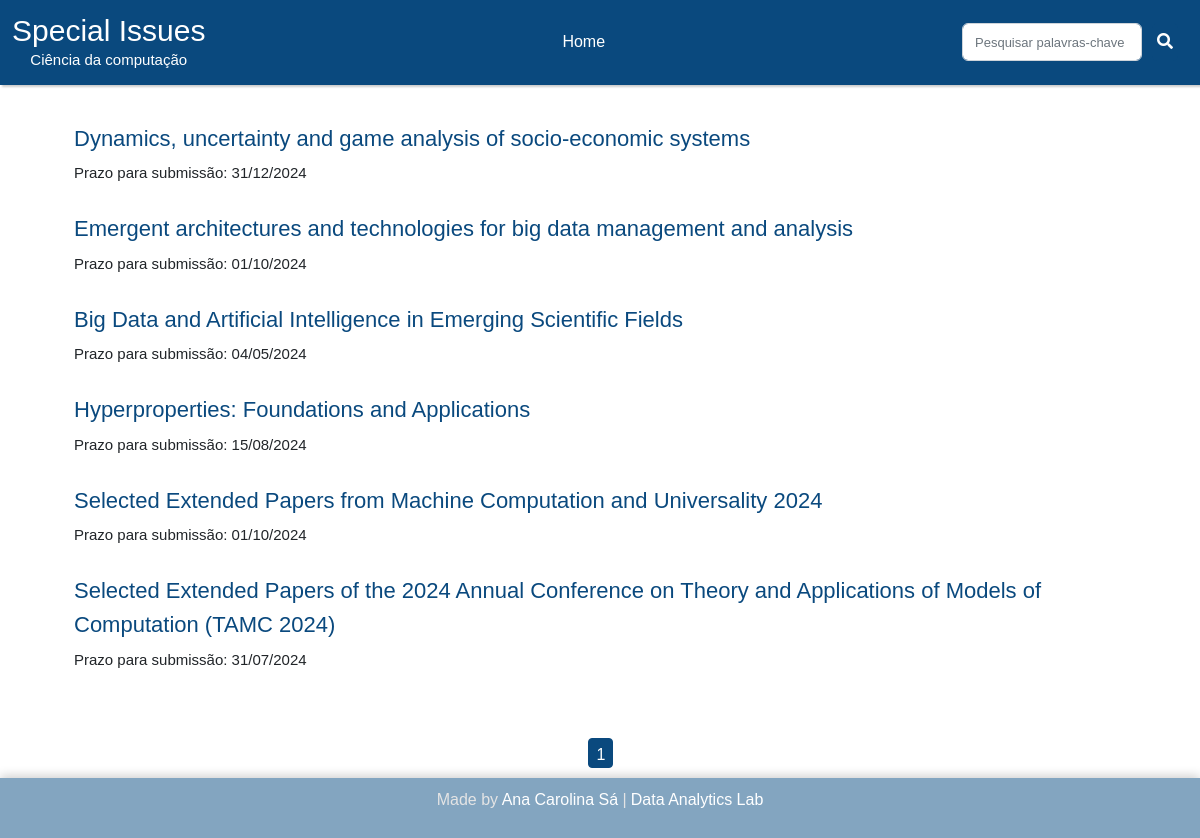
Screenshot of /search with the database file from the repository.
### website/adm/models.py (models this page shows)
class SPI(db.Model):
    id = db.Column(db.Integer, primary_key=True)
    editora = db.Column(db.String, unique=False, nullable=False)
    revista = db.Column(db.String, unique=False, nullable=False)
    titulo = db.Column(db.String, unique=False, nullable=False)
    link = db.Column(db.String, unique=True, nullable=False)
    prazo = db.Column(db.Date, unique=False, nullable=False)
    datanot = db.Column(db.Date, unique=False, nullable=False)
    detalhes = db.Column(db.String, unique=False, nullable=False)

### website/users/users_rotas.py (the view)
@app.route('/search', methods=['GET', 'POST'])
def users_search():
    if request.method == 'POST':
        form = request.form
        search_value = form['search-box']
        session['search_value'] = search_value  # Armazena na sessão
        search = f"%{search_value}%"
        specialissues = SPI.query.filter(SPI.titulo.like(search)).paginate(page=1, per_page=10)
        return render_template('users/users_busca.html', specialissues=specialissues, search_value=search_value)
    else:
        page = request.args.get('page', 1, type=int)
        per_page = 10
        search_value = session.get('search_value', '')  # Obtém da sessão
        if page == 1 and search_value:
            specialissues = SPI.query.filter(SPI.titulo.like(f"%{search_value}%")).paginate(page=1, per_page=10)
        else:
            specialissues = SPI.query.paginate(page=page, per_page=per_page)
    return render_template('users/users_busca.html', specialissues=specialissues, search_value=search_value)

### website/templates/users/users_busca.html
{% extends 'layout.html' %}
{% block content %}
{% include 'users/users_navbar.html' %}
<link rel="stylesheet" type="text/css" href="{{ url_for('static', filename='css/busca.css') }}">
<div class="container">
    <ul>
        {% if specialissues.items %}
            {% for spi in specialissues.items %}
                <li class="special-issue">
                    <h3><a href="{{ url_for('users_detalhes', id=spi.id) }}">{{ spi.titulo }}</a></h3>
                    <p class="date">Prazo para submissão: {{ spi.prazo.strftime('%d/%m/%Y') }}</p>
                </li>
            {% endfor %}
        {% else %}
            <li class="aviso">Sem resultados para essa pesquisa</li>
        {% endif %}
    </ul>
    <div class="col">
        <form method="POST">
            {% for page_num in specialissues.iter_pages() %}
                {% if page_num %}
                    {% if specialissues.page == page_num %}
                        <a href="{{ url_for('users_search', page=page_num) }}" class="btn btn-primary btn-sm">{{ page_num }}</a>
                    {% else %}
                        <a href="{{ url_for('users_search', page=page_num) }}" class="btn btn-outline-primary btn-sm">{{ page_num }}</a>
                    {% endif %}
                {% else %}
                    ...
                {% endif %}
            {% endfor %}
        </form>
    </div>
</div>
{% include 'footer.html' %}
{% endblock content %}

### website/static/css/styles_nav.css (style rules this page uses)
* { font-family: 'Aileron', sans-serif; }

### website/static/css/busca.css (style rules this page uses)
.container ul { list-style-type: none; }
.container a { color: #0a497e; font-size:22px; margin-top: 50px; text-decoration: none; }
.container p { display: inline; margin-right: 10px; font-size: 15px; }
.container .special-issue { margin-bottom: 10px; display: block; margin-top: 25px; }
.col { text-align: center; }
.container .col a.btn-primary { background-color: #0a497e; border-color: #0a497e; color: white; transition-duration: 0s; text-decoration: none; width: 25px; height: 30px; font-size: medium; }
.container { padding: 10px; }

### rows the page displays
SPI: titulo "Dynamics, uncertainty and game analysis of socio-economic systems", prazo "31/12/2024"
SPI: titulo "Emergent architectures and technologies for big data management and analysis", prazo "01/10/2024"
SPI: titulo "Big Data and Artificial Intelligence in Emerging Scientific Fields", prazo "04/05/2024"
SPI: titulo "Hyperproperties: Foundations and Applications", prazo "15/08/2024"
SPI: titulo "Selected Extended Papers from Machine Computation and Universality 2024", prazo "01/10/2024"
SPI: titulo "Selected Extended Papers of the 2024 Annual Conference on Theory and Applications of Models of Computation (TAMC 2024)", prazo "31/07/2024"

### other values shown
{{ page_num }} "1"
